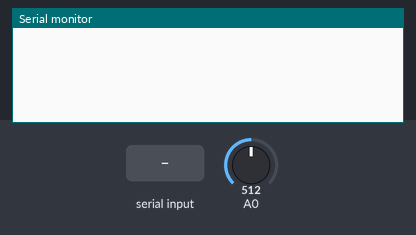
The sketch below on a simulated Arduino Uno, built with avr-gcc and run on an emulated ATmega328P. On the bench: the last lines printed to the serial monitor. The inputs (shaded band) are chosen by the test bench; at power-on: A0 = 512.

Above: at 1.2 s.
1.3 s: "b" received over Serial
At 2.1 s:
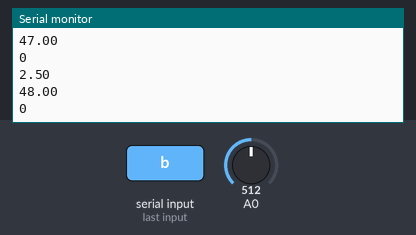
2.8 s: A0 set to 716
At 3.7 s:
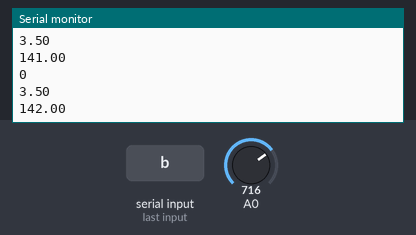
4.3 s: A0 set to 900
At 5.3 s:
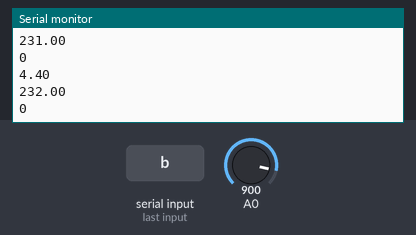
Timing chart, 0 to 7.3 s (numbered marks = the images above; inputs shaded):
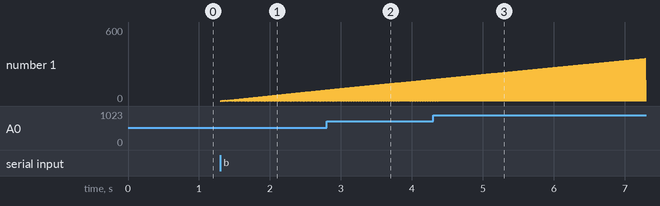

Measured:
- after the input at 1.3 s, the serial monitor: prints a new line at once (image 1)

The sketch:

oscilloscope.ino
```cpp
double x = 0;
double y = 0;
char myT[6];
char myV[6];

void setup() {
  // put your setup code here, to run once:
  Serial.begin(9600);
}

void loop() {
  while(Serial.available()>0 && Serial.peek() =='b')
    {
      float sensorValue = analogRead(A0);
      float volatage = sensorValue * (5.0 / 1023.0);
      y = volatage;
      Serial.println(x);
      if(y < 0){
        y = y * (-1);
        Serial.println("1");
        Serial.println(y);
      }else{
        Serial.println("0");
        Serial.println(y);
      }
      x++;
    }
}
```
